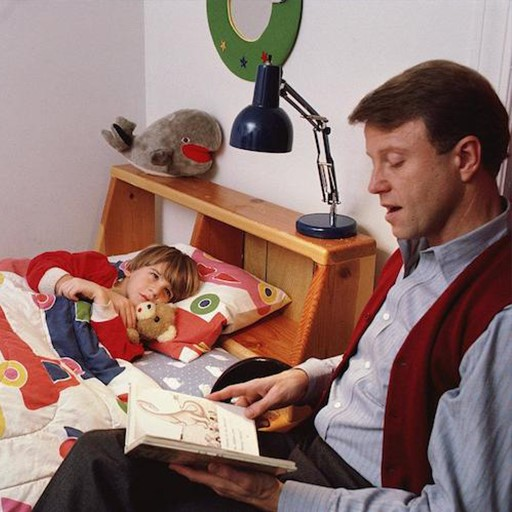
#> input picture assignment2/fig.jpg, 512 x 512 px
$ python s1091402_hw2.py   (older library calls are emulated)
#> lines starting #> are read from the running program, lines starting #| are printed output that depends on the picture
import cv2

img = cv2.imread('fig.jpg')
#> img is the input picture: shape (512, 512, 3); mean B, G, R 112, 117.1, 144.8

IMREAD_GRAYSCALE=cv2.cvtColor(img,cv2.COLOR_BGR2GRAY) #轉灰階
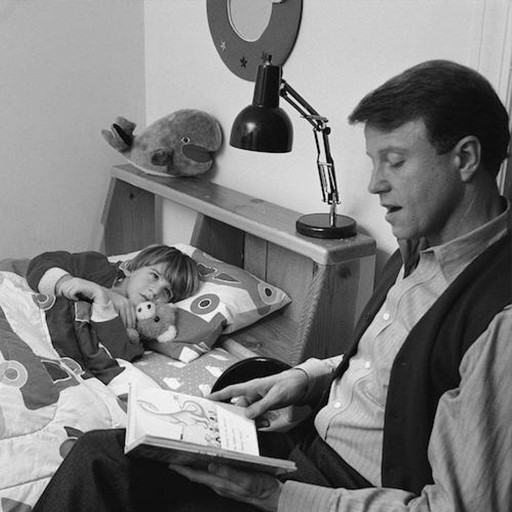
#> IMREAD_GRAYSCALE: shape (512, 512); min 1, max 253, mean 124.8
cv2.imshow('gray',IMREAD_GRAYSCALE)

x = cv2.Sobel(IMREAD_GRAYSCALE, cv2.CV_64F, 1, 0)
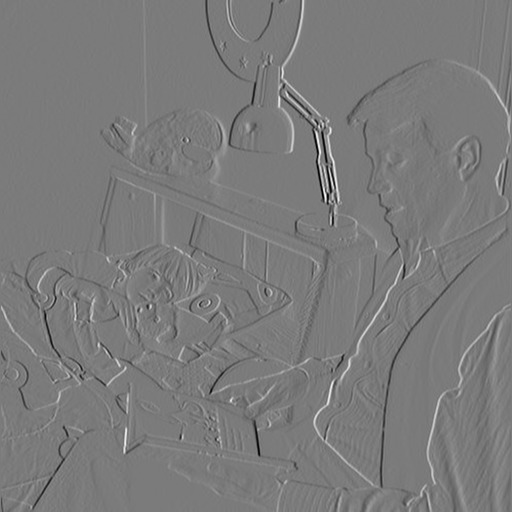
#> x: shape (512, 512) float64; min -888, max 948, mean -1.1; drawn with min black and max white
y = cv2.Sobel(IMREAD_GRAYSCALE, cv2.CV_64F, 0, 1)
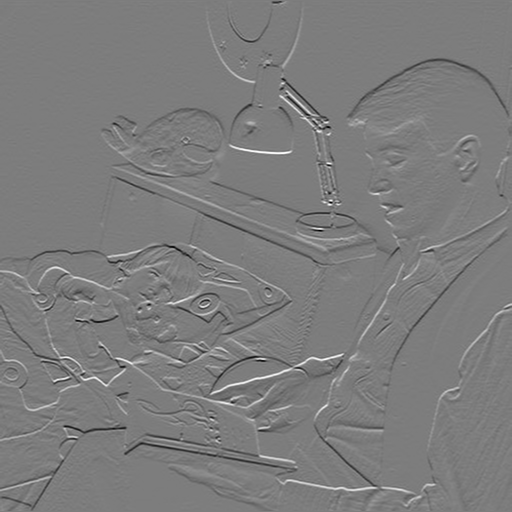
#> y: shape (512, 512) float64; min -792, max 821, mean -1.6; drawn with min black and max white

absX = cv2.convertScaleAbs(x)
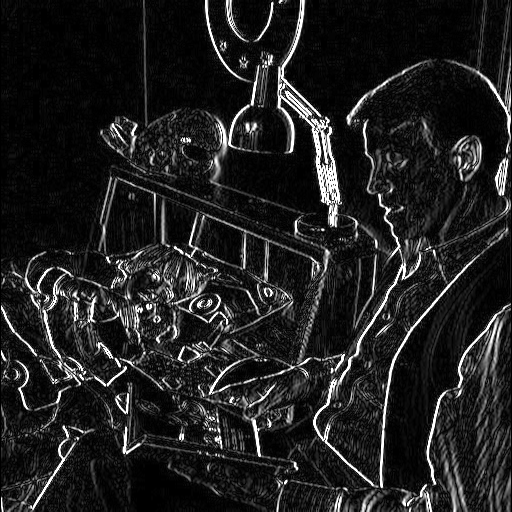
#> absX: shape (512, 512); min 0, max 255, mean 32.8
absY = cv2.convertScaleAbs(y)
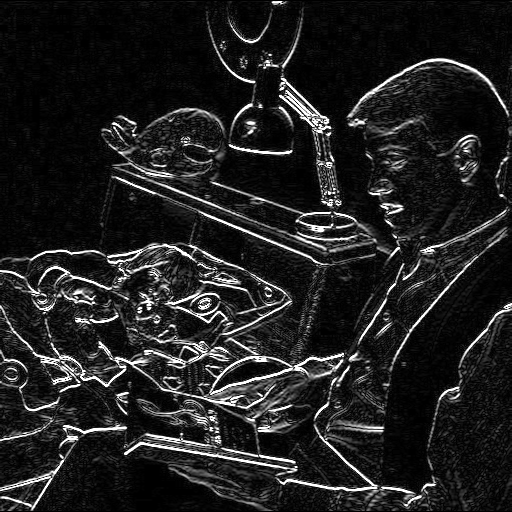
#> absY: shape (512, 512); min 0, max 255, mean 32.8

dst = cv2.addWeighted(absX, 0.5, absX,0.5,0)
cv2.imshow('dst',dst)

sketch=cv2.bitwise_not(dst)
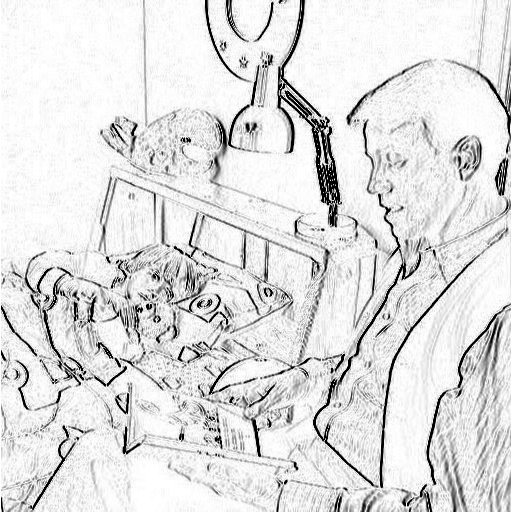
#> sketch: shape (512, 512); min 0, max 255, mean 222.2
cv2.imshow('sketch',sketch)

cv2.waitKey(0)
cv2.destroyAllWindows()
